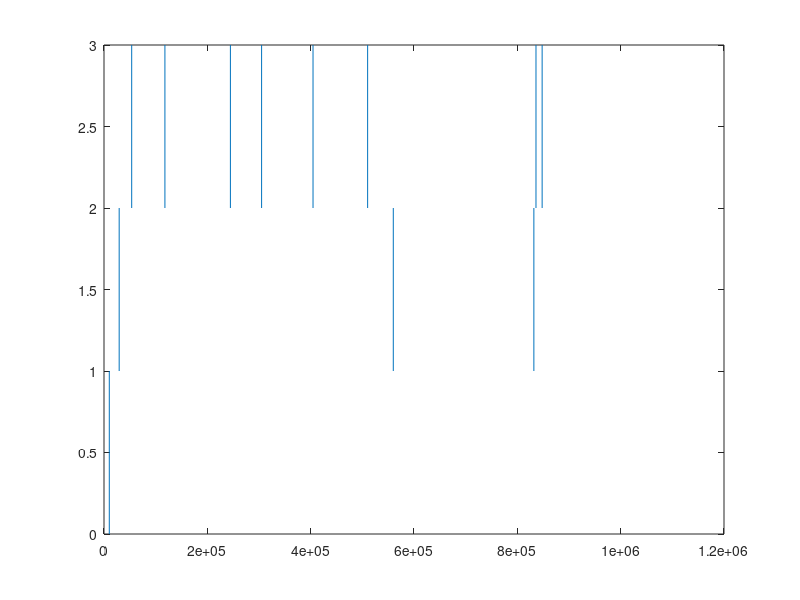

Source code (MATLAB):
%ejercicio de los dos dados, cr-creacion, des-destruccion
tic
t=10^6
dt=0.00001;
k=1;
gamma=1/5;
r(1)=0;
for i=1:t
    P_cr=k*dt;
    P_des=gamma*dt*r(i);
    if rand<P_cr
        r_t=r(i)+1;
    else
        r_t=r(i);
    end
    if rand<P_des
        r(i+1)=r_t-1;
    else
        r(i+1)=r_t;
    end
end
plot(1:(t+1),r)
toc